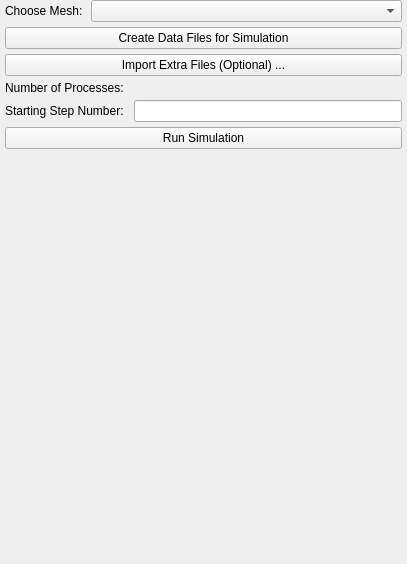
        <widget class="QWidget" name="page_5">
         <property name="geometry">
          <rect>
           <x>0</x>
           <y>0</y>
           <width>407</width>
           <height>564</height>
          </rect>
         </property>
         <attribute name="label">
          <string>Create Files and Run Simulation</string>
         </attribute>
         <layout class="QVBoxLayout" name="verticalLayout_11">
          <property name="spacing">
           <number>5</number>
          </property>
          <property name="leftMargin">
           <number>5</number>
          </property>
          <property name="topMargin">
           <number>0</number>
          </property>
          <property name="rightMargin">
           <number>5</number>
          </property>
          <property name="bottomMargin">
           <number>5</number>
          </property>
          <item>
           <widget class="QWidget" name="widget_7" native="true">
            <layout class="QVBoxLayout" name="verticalLayout_12">
             <property name="spacing">
              <number>5</number>
             </property>
             <property name="leftMargin">
              <number>0</number>
             </property>
             <property name="topMargin">
              <number>0</number>
             </property>
             <property name="rightMargin">
              <number>0</number>
             </property>
             <property name="bottomMargin">
              <number>0</number>
             </property>
             <item>
              <widget class="QWidget" name="widgetRun" native="true">
               <layout class="QGridLayout" name="gridLayout">
                <property name="leftMargin">
                 <number>0</number>
                </property>
                <property name="topMargin">
                 <number>0</number>
                </property>
                <property name="rightMargin">
                 <number>0</number>
                </property>
                <property name="bottomMargin">
                 <number>0</number>
                </property>
                <property name="spacing">
                 <number>5</number>
                </property>
                <item row="2" column="0" colspan="3">
                 <widget class="QPushButton" name="btnImportFiles">
                  <property name="text">
                   <string>Import Extra Files (Optional) ...</string>
                  </property>
                 </widget>
                </item>
                <item row="4" column="0">
                 <widget class="QLabel" name="label_12">
                  <property name="text">
                   <string>Starting Step Number:</string>
                  </property>
                 </widget>
                </item>
                <item row="7" column="0" colspan="3">
                 <widget class="QPushButton" name="btnRunJob">
                  <property name="text">
                   <string>Run Simulation</string>
                  </property>
                 </widget>
                </item>
                <item row="3" column="0">
                 <widget class="QLabel" name="label_11">
                  <property name="text">
                   <string>Number of Processes:</string>
                  </property>
                 </widget>
                </item>
                <item row="4" column="2">
                 <widget class="QLineEdit" name="lineEditStartStepNum">
                  <property name="text">
                   <string/>
                  </property>
                 </widget>
                </item>
                <item row="1" column="0" colspan="3">
                 <widget class="QPushButton" name="btnCreateAllFiles">
                  <property name="text">
                   <string>Create Data Files for Simulation</string>
                  </property>
                 </widget>
                </item>
                <item row="3" column="2">
                 <widget class="ctkSliderWidget" name="sliderNumProcs" native="true">
                  <property name="decimals" stdset="0">
                   <number>0</number>
                  </property>
                  <property name="pageStep" stdset="0">
                   <double>40.000000000000000</double>
                  </property>
                  <property name="minimum" stdset="0">
                   <double>1.000000000000000</double>
                  </property>
                  <property name="maximum" stdset="0">
                   <double>64.000000000000000</double>
                  </property>
                 </widget>
                </item>
                <item row="0" column="0" colspan="3">
                 <widget class="QWidget" name="widget_15" native="true">
                  <layout class="QHBoxLayout" name="horizontalLayout_7">
                   <property name="spacing">
                    <number>5</number>
                   </property>
                   <property name="leftMargin">
                    <number>0</number>
                   </property>
                   <property name="topMargin">
                    <number>0</number>
                   </property>
                   <property name="rightMargin">
                    <number>0</number>
                   </property>
                   <property name="bottomMargin">
                    <number>0</number>
                   </property>
                   <item>
                    <widget class="QLabel" name="label_18">
                     <property name="sizePolicy">
                      <sizepolicy hsizetype="Fixed" vsizetype="Preferred">
                       <horstretch>0</horstretch>
                       <verstretch>0</verstretch>
                      </sizepolicy>
                     </property>
                     <property name="text">
                      <string>Choose Mesh: </string>
                     </property>
                    </widget>
                   </item>
                   <item>
                    <widget class="QComboBox" name="comboBoxMeshName"/>
                   </item>
                  </layout>
                 </widget>
                </item>
               </layout>
              </widget>
             </item>
             <item>
              <spacer name="verticalSpacer_2">
               <property name="orientation">
                <enum>Qt::Vertical</enum>
               </property>
               <property name="sizeHint" stdset="0">
                <size>
                 <width>20</width>
                 <height>40</height>
                </size>
               </property>
              </spacer>
             </item>
            </layout>
           </widget>
          </item>
         </layout>
        </widget>
